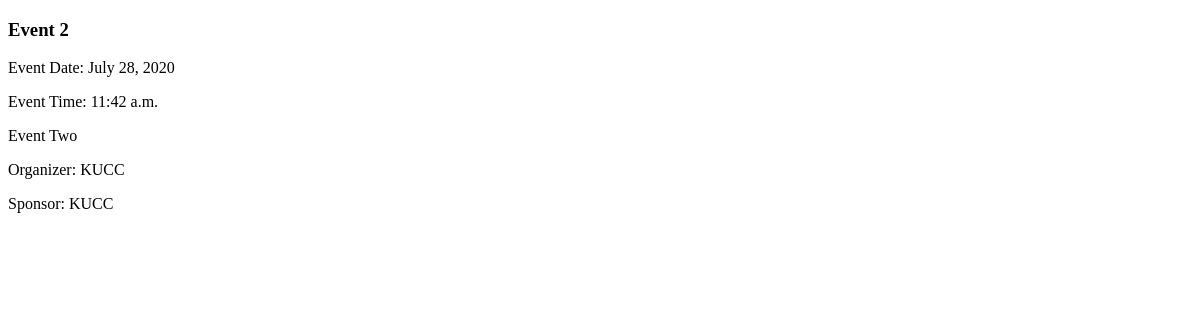
/events/detail/2/, run on an earlier commit of the app's database.
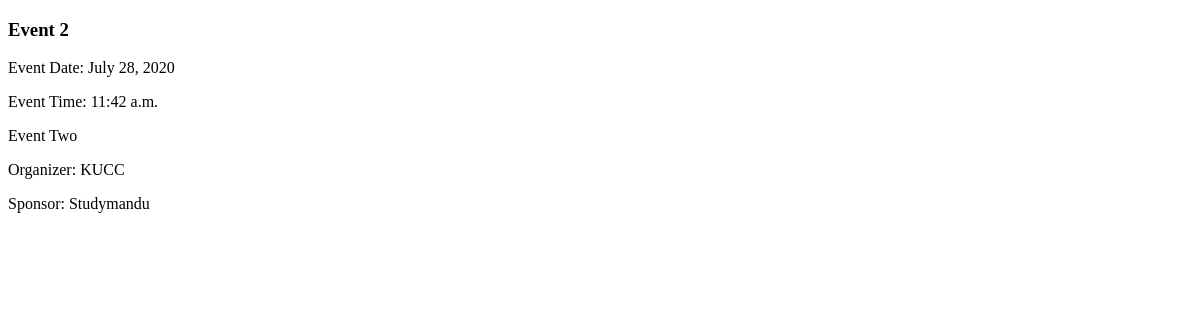
And on a later commit of the database.
### events/models.py (models this page shows, shortened)
class Event(models.Model):
    event_name = models.CharField(max_length=200)
    event_description = models.TextField()
    event_date = models.DateField()
    event_time = models.TimeField()
    sponsor = models.CharField(max_length=100)
    organizer = models.CharField(max_length=100)

### events/views.py (the view)
# urls.py: path('detail/<pk>/', EventDetailView, name='eventdetail'),
def EventDetailView(request, pk):
    event = Event.objects.get(id=pk)
    return render(request, 'eventdetails.html', {'event': event, })

### templates/eventdetails.html (shortened to what this page needs)
<!DOCTYPE html>
<html lang="en">
<head>
</head>
<body>
    <h3> {{ event.event_name }} </h3>
        <p>Event Date: {{ event.event_date }}</p>
        <p>Event Time: {{ event.event_time }}</p>
    <p>{{ event.event_description | safe }}</p>
    <p>Organizer: {{ event.organizer }}</p>
    <p>Sponsor: {{ event.sponsor }}</p>
</body>
</html>

What changed in the data, as far as the page shows it:
changed Event "Event 2": sponsor "KUCC" → "Studymandu"
